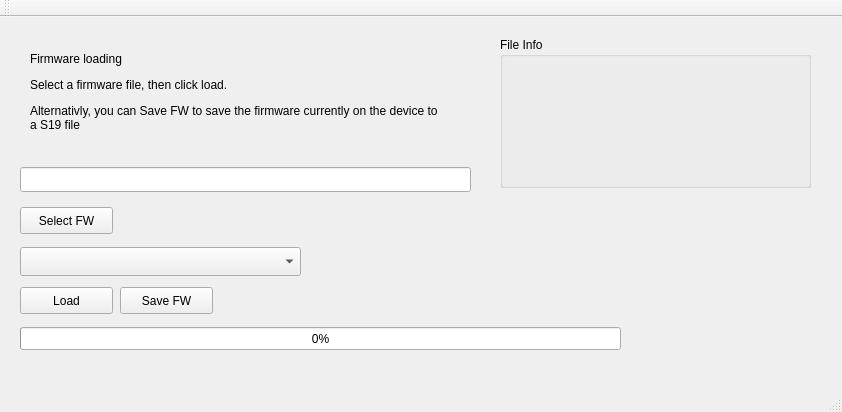
<?xml version="1.0" encoding="UTF-8"?>
<ui version="4.0">
 <class>MainWindow</class>
 <widget class="QMainWindow" name="MainWindow">
  <property name="geometry">
   <rect>
    <x>0</x>
    <y>0</y>
    <width>842</width>
    <height>412</height>
   </rect>
  </property>
  <property name="windowTitle">
   <string>MainWindow</string>
  </property>
  <widget class="QWidget" name="centralWidget">
   <widget class="QPushButton" name="selectFirmwarePushButton">
    <property name="geometry">
     <rect>
      <x>20</x>
      <y>190</y>
      <width>93</width>
      <height>27</height>
     </rect>
    </property>
    <property name="text">
     <string>Select FW</string>
    </property>
   </widget>
   <widget class="QPushButton" name="loadFirmwarePushButton">
    <property name="geometry">
     <rect>
      <x>20</x>
      <y>270</y>
      <width>93</width>
      <height>27</height>
     </rect>
    </property>
    <property name="text">
     <string>Load</string>
    </property>
   </widget>
   <widget class="QComboBox" name="portNameComboBox">
    <property name="geometry">
     <rect>
      <x>20</x>
      <y>230</y>
      <width>281</width>
      <height>29</height>
     </rect>
    </property>
   </widget>
   <widget class="QLineEdit" name="lineEdit">
    <property name="geometry">
     <rect>
      <x>20</x>
      <y>150</y>
      <width>451</width>
      <height>25</height>
     </rect>
    </property>
   </widget>
   <widget class="QProgressBar" name="progressBar">
    <property name="geometry">
     <rect>
      <x>20</x>
      <y>310</y>
      <width>601</width>
      <height>23</height>
     </rect>
    </property>
    <property name="value">
     <number>0</number>
    </property>
   </widget>
   <widget class="QPushButton" name="selectSavePushButton">
    <property name="geometry">
     <rect>
      <x>120</x>
      <y>270</y>
      <width>93</width>
      <height>27</height>
     </rect>
    </property>
    <property name="text">
     <string>Save FW</string>
    </property>
   </widget>
   <widget class="QLabel" name="label_2">
    <property name="geometry">
     <rect>
      <x>30</x>
      <y>20</y>
      <width>411</width>
      <height>111</height>
     </rect>
    </property>
    <property name="text">
     <string>&lt;html&gt;&lt;head/&gt;&lt;body&gt;&lt;p&gt;Firmware loading&lt;/p&gt;&lt;p&gt;Select a firmware file, then click load.&lt;/p&gt;&lt;p&gt;Alternativly, you can Save FW to save the firmware currently on the device to a S19 file&lt;/p&gt;&lt;/body&gt;&lt;/html&gt;</string>
    </property>
    <property name="wordWrap">
     <bool>true</bool>
    </property>
   </widget>
   <widget class="QGroupBox" name="groupBox">
    <property name="geometry">
     <rect>
      <x>500</x>
      <y>20</y>
      <width>311</width>
      <height>151</height>
     </rect>
    </property>
    <property name="title">
     <string>File Info</string>
    </property>
    <layout class="QVBoxLayout" name="verticalLayout">
     <item>
      <widget class="QLabel" name="label">
       <property name="text">
        <string/>
       </property>
      </widget>
     </item>
    </layout>
   </widget>
  </widget>
  <widget class="QMenuBar" name="menuBar">
   <property name="geometry">
    <rect>
     <x>0</x>
     <y>0</y>
     <width>842</width>
     <height>29</height>
    </rect>
   </property>
  </widget>
  <widget class="QToolBar" name="mainToolBar">
   <attribute name="toolBarArea">
    <enum>TopToolBarArea</enum>
   </attribute>
   <attribute name="toolBarBreak">
    <bool>false</bool>
   </attribute>
  </widget>
  <widget class="QStatusBar" name="statusBar"/>
 </widget>
 <layoutdefault spacing="6" margin="11"/>
 <resources/>
 <connections/>
</ui>
